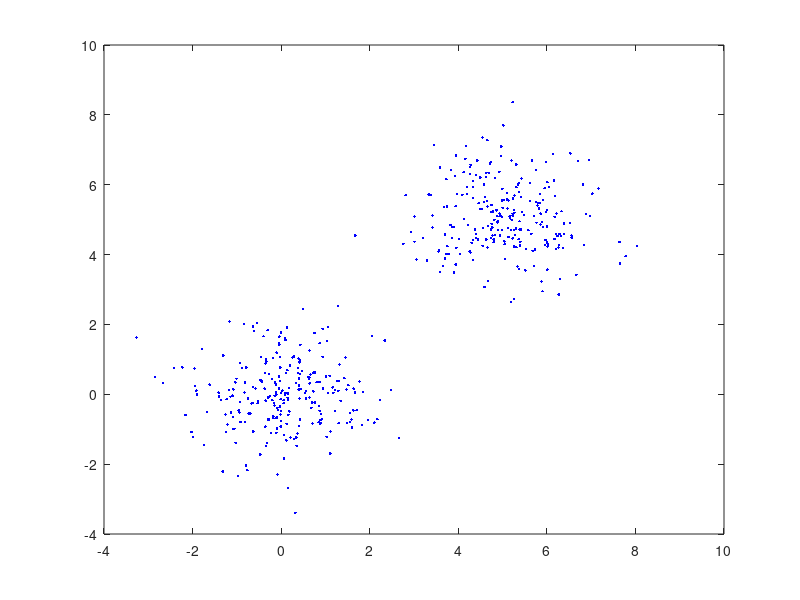

Write the MATLAB code that produced this figure. (Note: this script raises an error after producing the figure.)
% An example to show how approximate  kernel kmeans  is invoked
% Generates two-dimensional Gaussian mixture data of size 500 and finds the 2
% clusters using 50 samples

max_iter = 100;
k =2;
N = 500;
m = 50;
lambda = 1/100;

data = randn(N/2,2);
data = [data; randn(N/2,2) + 5];

plot(data(:,1),data(:,2),'.b');

%Sample m data points
perm = randperm(N);
indices = perm(1:m);

%Compute m x N RBF kernel
Krect = exp(-lambda*(ones(m,1)*sum(data.^2,2)' - 2 * data(indices,:)*data' + sum(data(indices,:).^2,2)*ones(1,N)));
labels=approx_kkmeans(Krect,k,max_iter,indices);
figure
plot(data(labels==1,1),data(labels==1,2),'.r',data(labels==2,1),data(labels==2,2),'.b')